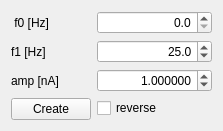
       <widget class="QWidget" name="ZapsTab">
        <property name="sizePolicy">
         <sizepolicy hsizetype="MinimumExpanding" vsizetype="Expanding">
          <horstretch>0</horstretch>
          <verstretch>0</verstretch>
         </sizepolicy>
        </property>
        <attribute name="title">
         <string>Zaps</string>
        </attribute>
        <layout class="QGridLayout" name="gridLayout_4">
         <item row="0" column="0">
          <widget class="QFrame" name="frame_4">
           <property name="sizePolicy">
            <sizepolicy hsizetype="MinimumExpanding" vsizetype="Preferred">
             <horstretch>0</horstretch>
             <verstretch>0</verstretch>
            </sizepolicy>
           </property>
           <property name="frameShape">
            <enum>QFrame::NoFrame</enum>
           </property>
           <property name="frameShadow">
            <enum>QFrame::Plain</enum>
           </property>
           <layout class="QFormLayout" name="formLayout_2">
            <property name="margin">
             <number>0</number>
            </property>
            <item row="0" column="0">
             <widget class="QLabel" name="label_10">
              <property name="text">
               <string> f0 [Hz]</string>
              </property>
              <property name="alignment">
               <set>Qt::AlignRight|Qt::AlignTrailing|Qt::AlignVCenter</set>
              </property>
             </widget>
            </item>
            <item row="2" column="0">
             <widget class="QLabel" name="label_11">
              <property name="text">
               <string>f1 [Hz]</string>
              </property>
             </widget>
            </item>
            <item row="6" column="0">
             <widget class="QLabel" name="label_13">
              <property name="text">
               <string>amp [nA]</string>
              </property>
             </widget>
            </item>
            <item row="0" column="1">
             <widget class="QDoubleSpinBox" name="f0_SpinBox">
              <property name="sizePolicy">
               <sizepolicy hsizetype="Expanding" vsizetype="Fixed">
                <horstretch>0</horstretch>
                <verstretch>0</verstretch>
               </sizepolicy>
              </property>
              <property name="alignment">
               <set>Qt::AlignRight|Qt::AlignTrailing|Qt::AlignVCenter</set>
              </property>
              <property name="decimals">
               <number>1</number>
              </property>
              <property name="maximum">
               <double>500.000000000000000</double>
              </property>
             </widget>
            </item>
            <item row="2" column="1">
             <widget class="QDoubleSpinBox" name="f1_SpinBox">
              <property name="sizePolicy">
               <sizepolicy hsizetype="Expanding" vsizetype="Fixed">
                <horstretch>0</horstretch>
                <verstretch>0</verstretch>
               </sizepolicy>
              </property>
              <property name="alignment">
               <set>Qt::AlignRight|Qt::AlignTrailing|Qt::AlignVCenter</set>
              </property>
              <property name="decimals">
               <number>1</number>
              </property>
              <property name="maximum">
               <double>500.000000000000000</double>
              </property>
              <property name="value">
               <double>25.000000000000000</double>
              </property>
             </widget>
            </item>
            <item row="6" column="1">
             <widget class="QDoubleSpinBox" name="amp_SpinBox">
              <property name="sizePolicy">
               <sizepolicy hsizetype="Expanding" vsizetype="Fixed">
                <horstretch>0</horstretch>
                <verstretch>0</verstretch>
               </sizepolicy>
              </property>
              <property name="alignment">
               <set>Qt::AlignRight|Qt::AlignTrailing|Qt::AlignVCenter</set>
              </property>
              <property name="decimals">
               <number>6</number>
              </property>
              <property name="minimum">
               <double>-1000000000.000000000000000</double>
              </property>
              <property name="maximum">
               <double>1000000000.000000000000000</double>
              </property>
              <property name="value">
               <double>1.000000000000000</double>
              </property>
             </widget>
            </item>
            <item row="18" column="1">
             <widget class="QCheckBox" name="reverseCheckBox">
              <property name="text">
               <string>reverse</string>
              </property>
             </widget>
            </item>
            <item row="18" column="0">
             <widget class="QPushButton" name="createButton">
              <property name="text">
               <string>Create</string>
              </property>
             </widget>
            </item>
           </layout>
          </widget>
         </item>
        </layout>
       </widget>
